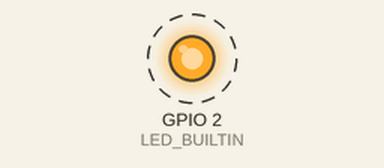
This program was run on a simulated ESP32. Shown: output pins drawn as LEDs (lit = HIGH). Dashed ring = blinking. What the program prints to the serial monitor is not drawn.

Above: at 0.16 s.
Timing chart, 0 to 3.0 s (numbered marks = the images above):
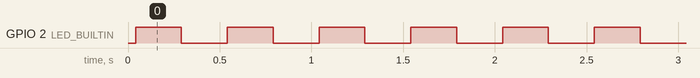

The program:

main.cpp
```cpp
#include <Arduino.h>

#define LED_BUILTIN 2

void setup() {
  // Start serial communication at 115200 baud rate
  Serial.begin(115200);

  // Set the built-in LED pin as an output
  pinMode(LED_BUILTIN, OUTPUT);

  // Wait for the serial port to initialize
  while (!Serial);

  // Print some general information about the ESP32 chip
  Serial.println("");
  Serial.println("ESP32 Hardware Information:");

  // Chip Model
  Serial.print("Chip Model: ");
  Serial.println(ESP.getChipModel());  // Prints the chip model (e.g., ESP32, ESP32-S2, etc.)

  // Chip Revision
  Serial.print("Chip Revision: ");
  Serial.println(ESP.getChipRevision());  // Chip revision (e.g., 1, 2)

  // CPU Frequency (in MHz)
  Serial.print("CPU Frequency (MHz): ");
  Serial.println(ESP.getCpuFreqMHz());  // Frequency of the CPU in MHz

  // Chip Cores
  Serial.print("Number of CPU Cores: ");
  Serial.println(ESP.getChipCores());  // Number of CPU cores (usually 2 for ESP32)

  // Flash Size (in MB)
  uint32_t flash_size = ESP.getFlashChipSize();  // Get flash size in bytes
  Serial.print("Flash Size: ");
  Serial.print(flash_size / (1024 * 1024));  // Convert to MB
  Serial.println(" MB");

  // Flash Speed (in MHz)
  uint32_t flash_speed = ESP.getFlashChipSpeed();  // Get flash speed in Hz
  Serial.print("Flash Speed: ");
  Serial.print(flash_speed / 1000000);  // Convert to MHz
  Serial.println(" MHz");

  // Flash Mode
  FlashMode_t flash_mode = ESP.getFlashChipMode();
  Serial.print("Flash Mode: ");
  switch (flash_mode) {
    case FM_DIO: Serial.println("DIO"); break;
    case FM_QIO: Serial.println("QIO"); break;
    case FM_DOUT: Serial.println("DOUT"); break;
    case FM_QOUT: Serial.println("QOUT"); break;
    default: Serial.println("Unknown");
  }

  // Free Heap Size (in bytes)
  Serial.print("Free Heap Size: ");
  Serial.print(ESP.getFreeHeap());  // Free heap memory in bytes
  Serial.println(" bytes");

  // Min Free Heap Size (in bytes)
  Serial.print("Min Free Heap Size: ");
  Serial.print(ESP.getMinFreeHeap());  // Minimum free heap size
  Serial.println(" bytes");

  // Max Alloc Heap (largest allocable block in bytes)
  Serial.print("Max Alloc Heap Size: ");
  Serial.print(ESP.getMaxAllocHeap());
  Serial.println(" bytes");

  // SPI RAM Size (in bytes)
  uint32_t psram_size = ESP.getPsramSize();
  Serial.print("SPI RAM Size: ");
  Serial.print(psram_size / (1024 * 1024));  // Convert to MB
  Serial.println(" MB");

  // Free SPI RAM (in bytes)
  Serial.print("Free SPI RAM: ");
  Serial.print(ESP.getFreePsram());  // Free SPI RAM in bytes
  Serial.println(" bytes");

  // Min Free SPI RAM (in bytes)
  Serial.print("Min Free SPI RAM: ");
  Serial.print(ESP.getMinFreePsram());  // Minimum free SPI RAM
  Serial.println(" bytes");

  // Max Alloc SPI RAM (largest allocable block in bytes)
  Serial.print("Max Alloc SPI RAM Size: ");
  Serial.print(ESP.getMaxAllocPsram());
  Serial.println(" bytes");

  // SDK Version
  Serial.print("SDK Version: ");
  Serial.println(ESP.getSdkVersion());

  // Sketch Size (in KB)
  Serial.print("Sketch Size: ");
  Serial.print(ESP.getSketchSize() / 1024);  // Size of the sketch (in KB)
  Serial.println(" KB");

  // Sketch MD5
  Serial.print("Sketch MD5: ");
  Serial.println(ESP.getSketchMD5());

  // Free Sketch Space (remaining flash space for the sketch)
  Serial.print("Free Sketch Space: ");
  Serial.print(ESP.getFreeSketchSpace());
  Serial.println(" bytes");

  // Cycle Count (CPU cycles)
  Serial.print("Cycle Count: ");
  Serial.println(ESP.getCycleCount());  // CPU cycle count

  // EFUSE MAC Address
  uint64_t macAddress = ESP.getEfuseMac();  // Get MAC address from eFuse
  Serial.print("MAC Address: ");
  Serial.print((macAddress >> 40) & 0xFF, HEX);  // High byte of MAC address
  Serial.print(":");
  Serial.print((macAddress >> 32) & 0xFF, HEX);  // Second byte
  Serial.print(":");
  Serial.print((macAddress >> 24) & 0xFF, HEX);  // Third byte
  Serial.print(":");
  Serial.print((macAddress >> 16) & 0xFF, HEX);  // Fourth byte
  Serial.print(":");
  Serial.print((macAddress >> 8) & 0xFF, HEX);   // Fifth byte
  Serial.print(":");
  Serial.println(macAddress & 0xFF, HEX);        // Sixth byte
}

void loop() {
  // Blink the LED every second
  digitalWrite(LED_BUILTIN, HIGH); // Turn the LED on
  delay(250);                     // Wait for 500 milliseconds
  digitalWrite(LED_BUILTIN, LOW);  // Turn the LED off
  delay(250);                     // Wait for 500 milliseconds
}
```

Measured:
- by itself, GPIO 2 (LED_BUILTIN): alternates HIGH for 0.25 s and LOW for 0.25 s
